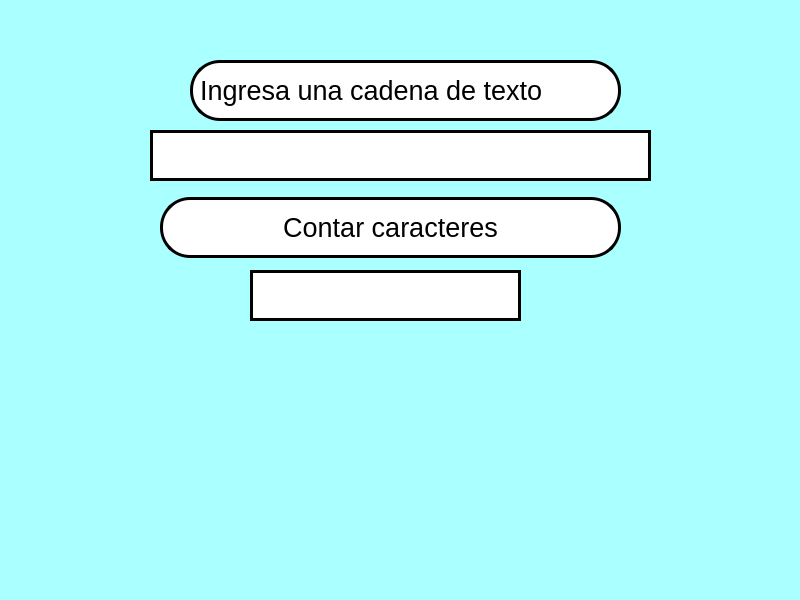
<?xml version="1.0" encoding="UTF-8"?>
<ui version="4.0">
 <class>MainWindow</class>
 <widget class="QMainWindow" name="MainWindow">
  <property name="geometry">
   <rect>
    <x>0</x>
    <y>0</y>
    <width>800</width>
    <height>600</height>
   </rect>
  </property>
  <property name="windowTitle">
   <string>MainWindow</string>
  </property>
  <property name="styleSheet">
   <string notr="true">background-color: rgb(170, 255, 255);</string>
  </property>
  <widget class="QWidget" name="centralwidget">
   <widget class="QLineEdit" name="txt_cadena">
    <property name="geometry">
     <rect>
      <x>150</x>
      <y>130</y>
      <width>501</width>
      <height>51</height>
     </rect>
    </property>
    <property name="font">
     <font>
      <pointsize>18</pointsize>
     </font>
    </property>
    <property name="styleSheet">
     <string notr="true">background-color: rgb(255, 255, 255);
border-radius: 30px;
border: 3px solid black;</string>
    </property>
    <property name="alignment">
     <set>Qt::AlignCenter</set>
    </property>
   </widget>
   <widget class="QPushButton" name="btn_contar">
    <property name="geometry">
     <rect>
      <x>160</x>
      <y>197</y>
      <width>461</width>
      <height>61</height>
     </rect>
    </property>
    <property name="font">
     <font>
      <pointsize>20</pointsize>
     </font>
    </property>
    <property name="styleSheet">
     <string notr="true">background-color: rgb(255, 255, 255);
border-radius: 30px;
border: 3px solid black;</string>
    </property>
    <property name="text">
     <string>Contar caracteres</string>
    </property>
   </widget>
   <widget class="QLineEdit" name="txt_resultado">
    <property name="geometry">
     <rect>
      <x>250</x>
      <y>270</y>
      <width>271</width>
      <height>51</height>
     </rect>
    </property>
    <property name="font">
     <font>
      <pointsize>30</pointsize>
     </font>
    </property>
    <property name="styleSheet">
     <string notr="true">background-color: rgb(255, 255, 255);
border-radius: 30px;
border: 3px solid black;</string>
    </property>
    <property name="alignment">
     <set>Qt::AlignCenter</set>
    </property>
   </widget>
   <widget class="QLabel" name="label">
    <property name="geometry">
     <rect>
      <x>190</x>
      <y>60</y>
      <width>431</width>
      <height>61</height>
     </rect>
    </property>
    <property name="font">
     <font>
      <pointsize>20</pointsize>
     </font>
    </property>
    <property name="styleSheet">
     <string notr="true">background-color: rgb(255, 255, 255);
border-radius: 30px;
border: 3px solid black;</string>
    </property>
    <property name="text">
     <string>Ingresa una cadena de texto</string>
    </property>
   </widget>
  </widget>
  <widget class="QMenuBar" name="menubar">
   <property name="geometry">
    <rect>
     <x>0</x>
     <y>0</y>
     <width>800</width>
     <height>26</height>
    </rect>
   </property>
  </widget>
  <widget class="QStatusBar" name="statusbar"/>
 </widget>
 <resources/>
 <connections/>
</ui>
